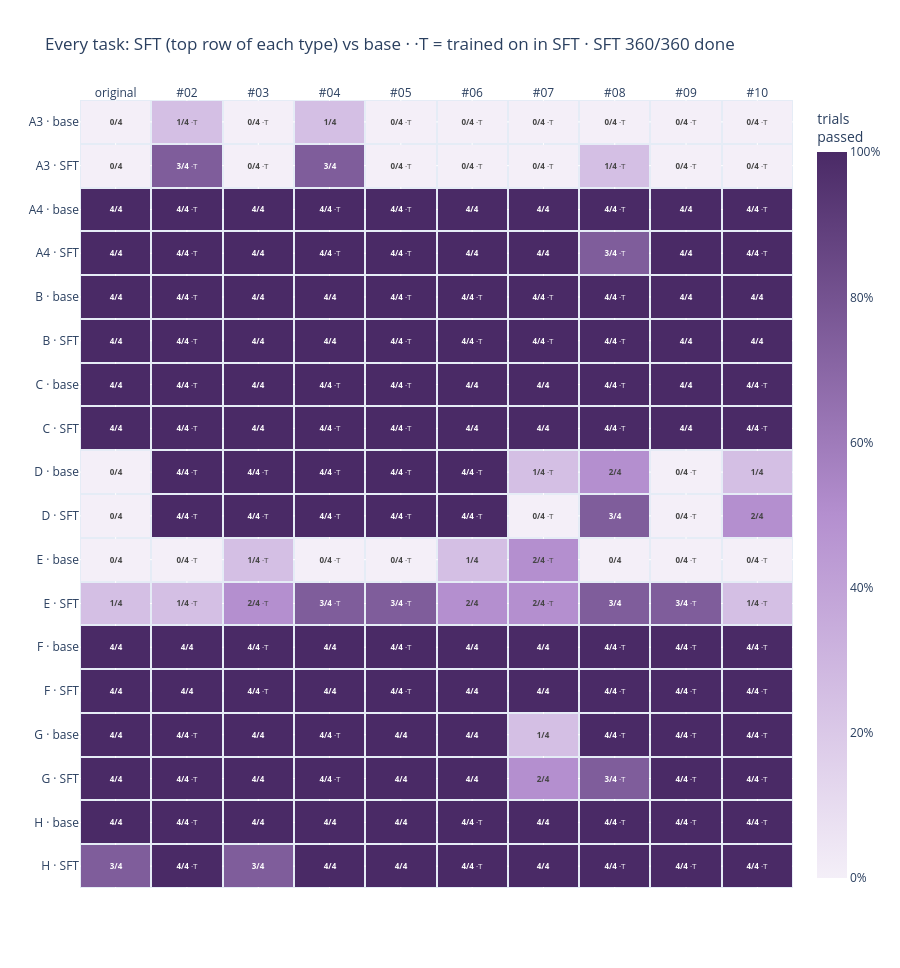

The notebook cell saved with this chart:
### Markdown cell above
## 16. Every task: base vs SFT
Two rows per type: SFT on top, base below; one cell per task, `·T` = it was in the SFT training data. Hover for the task's trap.

### Code cell
import plotly.graph_objects as go, plotly.io as pio
from plotly.subplots import make_subplots
B3, S3 = load3()
order3 = {c: sorted([t for t in TASKS3 if ALL_TASKS[t]["cause"] == c], key=lambda t: (t.split("_")[1].isdigit(), t)) for c in CAUSES3}
width3 = max(len(v) for v in order3.values())
ylab, z, txt, hov = [], [], [], []
for c in CAUSES3[::-1]:
    for name, d in (("SFT", S3), ("base", B3)):
        zr, tr, hr = [], [], []
        for j in range(width3):
            tid = order3[c][j] if j < len(order3[c]) else None; rs = d.get(tid, [])
            mark = " ·T" if tid in TRAINED else ""
            zr.append(sum(r["passed"] for r in rs) / len(rs) if rs else None)
            tr.append((f"<b>{sum(r['passed'] for r in rs)}/{len(rs)}</b>{mark}" if rs else f"…{mark}") if tid else "")
            hr.append(f"<b>{tid}</b> ({name}{', trained on in SFT' if mark else ', held-out'})<br>{sum(r['passed'] for r in rs)}/{len(rs)} trials passed<br>{ALL_TASKS[tid]['trap'][:150]}…" if tid else "")
        ylab.append(f"{c} · {name}"); z.append(zr); txt.append(tr); hov.append(hr)
fig = go.Figure(go.Heatmap(z=z, x=[("original" if j == 0 else f"#{j + 1:02d}") for j in range(width3)], y=ylab, text=txt, texttemplate="%{text}",
                           customdata=hov, hovertemplate="%{customdata}<extra></extra>", zmin=0, zmax=1, xgap=2, ygap=2,
                           colorscale=[[0, "#F4EFF8"], [0.5, "#B48FCF"], [1, "#4A2A66"]], colorbar=dict(title="trials<br>passed", tickformat=".0%")))
fig.update_layout(title=f"Every task: SFT (top row of each type) vs base · ·T = trained on in SFT · SFT {sum(len(v) for v in S3.values())}/{TOTAL3} done",
                  height=140 + 46 * len(ylab), xaxis=dict(side="top"))
fig.show()

### Figure 1 — Plotly figure (JSON) as saved in the notebook; plotly's stock layout.template omitted (floating-point values rounded to 4 significant figures; data arrays with more than 128 entries replaced by an {"elided": "..."} marker saying what was removed)
{"data": [{"colorbar": {"tickformat": ".0%", "title": {"text": "trials<br>passed"}}, "colorscale": [[0, "#F4EFF8"], [0.5, "#B48FCF"], [1, "#4A2A66"]], "customdata": {"elided": "18x10 str values"}, "hovertemplate": "%{customdata}<extra></extra>", "text": {"elided": "18x10 str values"}, "texttemplate": "%{text}", "type": "heatmap", "x": ["original", "#02", "#03", "#04", "#05", "#06", "#07", "#08", "#09", "#10"], "xgap": 2, "y": ["H · SFT", "H · base", "G · SFT", "G · base", "F · SFT", "F · base", "E · SFT", "E · base", "D · SFT", "D · base", "C · SFT", "C · base", "B · SFT", "B · base", "A4 · SFT", "A4 · base", "A3 · SFT", "A3 · base"], "ygap": 2, "z": {"elided": "18x10 float values"}, "zmax": 1, "zmin": 0}], "layout": {"height": 968, "title": {"text": "Every task: SFT (top row of each type) vs base · ·T = trained on in SFT · SFT 360/360 done"}, "xaxis": {"side": "top"}}}
